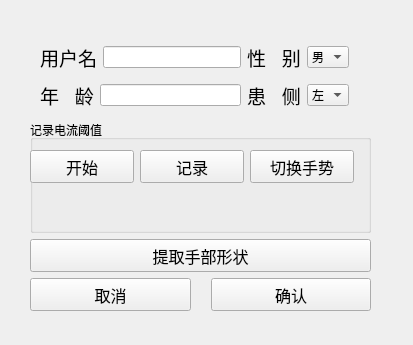
<?xml version="1.0" encoding="UTF-8"?>
<ui version="4.0">
 <class>Form</class>
 <widget class="QWidget" name="Form">
  <property name="geometry">
   <rect>
    <x>0</x>
    <y>0</y>
    <width>413</width>
    <height>345</height>
   </rect>
  </property>
  <property name="sizePolicy">
   <sizepolicy hsizetype="Preferred" vsizetype="Preferred">
    <horstretch>0</horstretch>
    <verstretch>0</verstretch>
   </sizepolicy>
  </property>
  <property name="minimumSize">
   <size>
    <width>400</width>
    <height>300</height>
   </size>
  </property>
  <property name="windowTitle">
   <string>Form</string>
  </property>
  <widget class="QWidget" name="layoutWidget">
   <property name="geometry">
    <rect>
     <x>40</x>
     <y>40</y>
     <width>309</width>
     <height>74</height>
    </rect>
   </property>
   <layout class="QHBoxLayout" name="horizontalLayout_5">
    <item>
     <layout class="QVBoxLayout" name="verticalLayout">
      <item>
       <layout class="QHBoxLayout" name="horizontalLayout">
        <item>
         <widget class="QLabel" name="label">
          <property name="font">
           <font>
            <pointsize>14</pointsize>
           </font>
          </property>
          <property name="text">
           <string>用户名</string>
          </property>
          <property name="alignment">
           <set>Qt::AlignCenter</set>
          </property>
         </widget>
        </item>
        <item>
         <widget class="QLineEdit" name="username"/>
        </item>
       </layout>
      </item>
      <item>
       <layout class="QHBoxLayout" name="horizontalLayout_2">
        <item>
         <widget class="QLabel" name="label_2">
          <property name="font">
           <font>
            <pointsize>14</pointsize>
           </font>
          </property>
          <property name="text">
           <string>年   龄</string>
          </property>
          <property name="alignment">
           <set>Qt::AlignCenter</set>
          </property>
         </widget>
        </item>
        <item>
         <widget class="QLineEdit" name="age"/>
        </item>
       </layout>
      </item>
     </layout>
    </item>
    <item>
     <layout class="QVBoxLayout" name="verticalLayout_2">
      <item>
       <layout class="QHBoxLayout" name="horizontalLayout_3">
        <item>
         <widget class="QLabel" name="label_3">
          <property name="font">
           <font>
            <pointsize>14</pointsize>
           </font>
          </property>
          <property name="text">
           <string>性   别</string>
          </property>
          <property name="alignment">
           <set>Qt::AlignCenter</set>
          </property>
         </widget>
        </item>
        <item>
         <widget class="QComboBox" name="gender">
          <item>
           <property name="text">
            <string>男</string>
           </property>
          </item>
          <item>
           <property name="text">
            <string>女</string>
           </property>
          </item>
         </widget>
        </item>
       </layout>
      </item>
      <item>
       <layout class="QHBoxLayout" name="horizontalLayout_4">
        <item>
         <widget class="QLabel" name="label_4">
          <property name="font">
           <font>
            <pointsize>14</pointsize>
           </font>
          </property>
          <property name="text">
           <string>患   侧</string>
          </property>
          <property name="alignment">
           <set>Qt::AlignCenter</set>
          </property>
         </widget>
        </item>
        <item>
         <widget class="QComboBox" name="sickside">
          <item>
           <property name="text">
            <string>左</string>
           </property>
          </item>
          <item>
           <property name="text">
            <string>右</string>
           </property>
          </item>
         </widget>
        </item>
       </layout>
      </item>
     </layout>
    </item>
   </layout>
  </widget>
  <widget class="QWidget" name="layoutWidget">
   <property name="geometry">
    <rect>
     <x>30</x>
     <y>120</y>
     <width>341</width>
     <height>201</height>
    </rect>
   </property>
   <layout class="QVBoxLayout" name="verticalLayout_3">
    <item>
     <widget class="QGroupBox" name="groupBox">
      <property name="title">
       <string>记录电流阈值</string>
      </property>
      <widget class="QPushButton" name="get_electricity_threshold_start">
       <property name="geometry">
        <rect>
         <x>0</x>
         <y>30</y>
         <width>104</width>
         <height>33</height>
        </rect>
       </property>
       <property name="minimumSize">
        <size>
         <width>104</width>
         <height>33</height>
        </size>
       </property>
       <property name="font">
        <font>
         <pointsize>12</pointsize>
        </font>
       </property>
       <property name="text">
        <string>开始</string>
       </property>
      </widget>
      <widget class="QPushButton" name="get_electricity_threshold_capture">
       <property name="geometry">
        <rect>
         <x>110</x>
         <y>30</y>
         <width>104</width>
         <height>33</height>
        </rect>
       </property>
       <property name="minimumSize">
        <size>
         <width>104</width>
         <height>33</height>
        </size>
       </property>
       <property name="font">
        <font>
         <pointsize>12</pointsize>
        </font>
       </property>
       <property name="text">
        <string>记录</string>
       </property>
      </widget>
      <widget class="QPushButton" name="switchGesture">
       <property name="geometry">
        <rect>
         <x>220</x>
         <y>30</y>
         <width>104</width>
         <height>33</height>
        </rect>
       </property>
       <property name="minimumSize">
        <size>
         <width>104</width>
         <height>33</height>
        </size>
       </property>
       <property name="font">
        <font>
         <pointsize>12</pointsize>
        </font>
       </property>
       <property name="text">
        <string>切换手势</string>
       </property>
      </widget>
     </widget>
    </item>
    <item>
     <widget class="QPushButton" name="get_handshape">
      <property name="minimumSize">
       <size>
        <width>104</width>
        <height>33</height>
       </size>
      </property>
      <property name="font">
       <font>
        <pointsize>12</pointsize>
       </font>
      </property>
      <property name="text">
       <string>提取手部形状</string>
      </property>
     </widget>
    </item>
    <item>
     <layout class="QHBoxLayout" name="horizontalLayout_6">
      <property name="spacing">
       <number>20</number>
      </property>
      <property name="bottomMargin">
       <number>10</number>
      </property>
      <item>
       <widget class="QPushButton" name="cancel">
        <property name="minimumSize">
         <size>
          <width>97</width>
          <height>33</height>
         </size>
        </property>
        <property name="font">
         <font>
          <pointsize>12</pointsize>
         </font>
        </property>
        <property name="text">
         <string>取消</string>
        </property>
       </widget>
      </item>
      <item>
       <widget class="QPushButton" name="confirm">
        <property name="minimumSize">
         <size>
          <width>96</width>
          <height>33</height>
         </size>
        </property>
        <property name="font">
         <font>
          <pointsize>12</pointsize>
         </font>
        </property>
        <property name="text">
         <string>确认</string>
        </property>
       </widget>
      </item>
     </layout>
    </item>
   </layout>
  </widget>
 </widget>
 <resources/>
 <connections/>
</ui>
